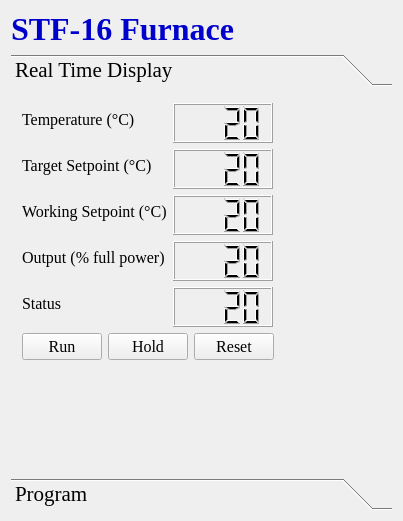
<?xml version="1.0" encoding="UTF-8"?>
<ui version="4.0">
 <class>Widget</class>
 <widget class="QWidget" name="Widget">
  <property name="geometry">
   <rect>
    <x>0</x>
    <y>0</y>
    <width>403</width>
    <height>521</height>
   </rect>
  </property>
  <property name="sizePolicy">
   <sizepolicy hsizetype="Fixed" vsizetype="Fixed">
    <horstretch>0</horstretch>
    <verstretch>0</verstretch>
   </sizepolicy>
  </property>
  <property name="windowTitle">
   <string>Widget</string>
  </property>
  <layout class="QVBoxLayout" name="verticalLayout_2">
   <item>
    <widget class="QLabel" name="label_3">
     <property name="font">
      <font>
       <family>Georgia</family>
       <pointsize>24</pointsize>
       <weight>75</weight>
       <bold>true</bold>
       <kerning>true</kerning>
      </font>
     </property>
     <property name="text">
      <string>&lt;font color=&quot;#0000CC&quot;&gt;STF-16 Furnace&lt;/font&gt;</string>
     </property>
     <property name="scaledContents">
      <bool>true</bool>
     </property>
     <property name="margin">
      <number>10</number>
     </property>
    </widget>
   </item>
   <item>
    <widget class="QToolBox" name="toolBox">
     <property name="font">
      <font>
       <family>Georgia</family>
       <pointsize>16</pointsize>
      </font>
     </property>
     <property name="currentIndex">
      <number>0</number>
     </property>
     <widget class="QWidget" name="page">
      <property name="geometry">
       <rect>
        <x>0</x>
        <y>0</y>
        <width>385</width>
        <height>361</height>
       </rect>
      </property>
      <property name="font">
       <font>
        <pointsize>12</pointsize>
       </font>
      </property>
      <attribute name="label">
       <string>Real Time Display</string>
      </attribute>
      <layout class="QVBoxLayout" name="verticalLayout_4">
       <item>
        <layout class="QHBoxLayout" name="horizontalLayout_4">
         <item>
          <layout class="QVBoxLayout" name="verticalLayout_3">
           <item>
            <layout class="QFormLayout" name="formLayout">
             <item row="0" column="0">
              <widget class="QLabel" name="label">
               <property name="text">
                <string>Temperature (°C)</string>
               </property>
              </widget>
             </item>
             <item row="0" column="1">
              <widget class="QLCDNumber" name="lcdT">
               <property name="sizePolicy">
                <sizepolicy hsizetype="Fixed" vsizetype="Minimum">
                 <horstretch>0</horstretch>
                 <verstretch>0</verstretch>
                </sizepolicy>
               </property>
               <property name="minimumSize">
                <size>
                 <width>100</width>
                 <height>40</height>
                </size>
               </property>
               <property name="smallDecimalPoint">
                <bool>false</bool>
               </property>
               <property name="digitCount">
                <number>4</number>
               </property>
               <property name="segmentStyle">
                <enum>QLCDNumber::Filled</enum>
               </property>
               <property name="intValue" stdset="0">
                <number>20</number>
               </property>
              </widget>
             </item>
             <item row="1" column="0">
              <widget class="QLabel" name="label_6">
               <property name="text">
                <string>Target Setpoint (°C)</string>
               </property>
              </widget>
             </item>
             <item row="1" column="1">
              <widget class="QLCDNumber" name="lcdTargetSetpoint">
               <property name="sizePolicy">
                <sizepolicy hsizetype="Fixed" vsizetype="Minimum">
                 <horstretch>0</horstretch>
                 <verstretch>0</verstretch>
                </sizepolicy>
               </property>
               <property name="minimumSize">
                <size>
                 <width>100</width>
                 <height>40</height>
                </size>
               </property>
               <property name="smallDecimalPoint">
                <bool>false</bool>
               </property>
               <property name="digitCount">
                <number>4</number>
               </property>
               <property name="segmentStyle">
                <enum>QLCDNumber::Filled</enum>
               </property>
               <property name="intValue" stdset="0">
                <number>20</number>
               </property>
              </widget>
             </item>
             <item row="2" column="0">
              <widget class="QLabel" name="label_8">
               <property name="text">
                <string>Working Setpoint (°C)</string>
               </property>
              </widget>
             </item>
             <item row="2" column="1">
              <widget class="QLCDNumber" name="lcdWorkingSetpoint">
               <property name="sizePolicy">
                <sizepolicy hsizetype="Fixed" vsizetype="Minimum">
                 <horstretch>0</horstretch>
                 <verstretch>0</verstretch>
                </sizepolicy>
               </property>
               <property name="minimumSize">
                <size>
                 <width>100</width>
                 <height>40</height>
                </size>
               </property>
               <property name="smallDecimalPoint">
                <bool>false</bool>
               </property>
               <property name="digitCount">
                <number>4</number>
               </property>
               <property name="segmentStyle">
                <enum>QLCDNumber::Filled</enum>
               </property>
               <property name="intValue" stdset="0">
                <number>20</number>
               </property>
              </widget>
             </item>
             <item row="3" column="0">
              <widget class="QLabel" name="label_2">
               <property name="text">
                <string>Output (% full power)</string>
               </property>
              </widget>
             </item>
             <item row="3" column="1">
              <widget class="QLCDNumber" name="lcdPower">
               <property name="sizePolicy">
                <sizepolicy hsizetype="Fixed" vsizetype="Minimum">
                 <horstretch>0</horstretch>
                 <verstretch>0</verstretch>
                </sizepolicy>
               </property>
               <property name="minimumSize">
                <size>
                 <width>100</width>
                 <height>40</height>
                </size>
               </property>
               <property name="digitCount">
                <number>4</number>
               </property>
               <property name="segmentStyle">
                <enum>QLCDNumber::Filled</enum>
               </property>
               <property name="intValue" stdset="0">
                <number>20</number>
               </property>
              </widget>
             </item>
             <item row="4" column="0">
              <widget class="QLabel" name="label_4">
               <property name="text">
                <string>Status</string>
               </property>
              </widget>
             </item>
             <item row="4" column="1">
              <widget class="QLCDNumber" name="lcdStatus">
               <property name="sizePolicy">
                <sizepolicy hsizetype="Fixed" vsizetype="Minimum">
                 <horstretch>0</horstretch>
                 <verstretch>0</verstretch>
                </sizepolicy>
               </property>
               <property name="minimumSize">
                <size>
                 <width>100</width>
                 <height>40</height>
                </size>
               </property>
               <property name="digitCount">
                <number>4</number>
               </property>
               <property name="segmentStyle">
                <enum>QLCDNumber::Filled</enum>
               </property>
               <property name="intValue" stdset="0">
                <number>20</number>
               </property>
              </widget>
             </item>
            </layout>
           </item>
           <item>
            <layout class="QHBoxLayout" name="horizontalLayout_3">
             <item>
              <widget class="QPushButton" name="btRun">
               <property name="text">
                <string>Run</string>
               </property>
              </widget>
             </item>
             <item>
              <widget class="QPushButton" name="btHold">
               <property name="text">
                <string>Hold</string>
               </property>
              </widget>
             </item>
             <item>
              <widget class="QPushButton" name="btReset">
               <property name="text">
                <string>Reset</string>
               </property>
               <property name="flat">
                <bool>false</bool>
               </property>
              </widget>
             </item>
            </layout>
           </item>
          </layout>
         </item>
         <item>
          <spacer name="horizontalSpacer_3">
           <property name="orientation">
            <enum>Qt::Horizontal</enum>
           </property>
           <property name="sizeHint" stdset="0">
            <size>
             <width>40</width>
             <height>20</height>
            </size>
           </property>
          </spacer>
         </item>
        </layout>
       </item>
       <item>
        <spacer name="verticalSpacer">
         <property name="orientation">
          <enum>Qt::Vertical</enum>
         </property>
         <property name="sizeHint" stdset="0">
          <size>
           <width>17</width>
           <height>70</height>
          </size>
         </property>
        </spacer>
       </item>
      </layout>
     </widget>
     <widget class="QWidget" name="page_2">
      <property name="geometry">
       <rect>
        <x>0</x>
        <y>0</y>
        <width>385</width>
        <height>361</height>
       </rect>
      </property>
      <attribute name="label">
       <string>Program</string>
      </attribute>
      <layout class="QVBoxLayout" name="verticalLayout">
       <item>
        <widget class="QLabel" name="label_7">
         <property name="text">
          <string>Program steps</string>
         </property>
        </widget>
       </item>
       <item>
        <layout class="QHBoxLayout" name="horizontalLayout_2">
         <item>
          <spacer name="horizontalSpacer">
           <property name="orientation">
            <enum>Qt::Horizontal</enum>
           </property>
           <property name="sizeHint" stdset="0">
            <size>
             <width>18</width>
             <height>20</height>
            </size>
           </property>
          </spacer>
         </item>
         <item>
          <widget class="QTableWidget" name="tblProgram">
           <property name="sizePolicy">
            <sizepolicy hsizetype="Fixed" vsizetype="Fixed">
             <horstretch>0</horstretch>
             <verstretch>0</verstretch>
            </sizepolicy>
           </property>
           <property name="minimumSize">
            <size>
             <width>317</width>
             <height>267</height>
            </size>
           </property>
           <property name="verticalScrollBarPolicy">
            <enum>Qt::ScrollBarAlwaysOff</enum>
           </property>
           <property name="horizontalScrollBarPolicy">
            <enum>Qt::ScrollBarAlwaysOff</enum>
           </property>
           <property name="alternatingRowColors">
            <bool>true</bool>
           </property>
           <property name="wordWrap">
            <bool>false</bool>
           </property>
           <property name="rowCount">
            <number>8</number>
           </property>
           <property name="columnCount">
            <number>6</number>
           </property>
           <row/>
           <row/>
           <row/>
           <row/>
           <row/>
           <row/>
           <row/>
           <row/>
           <column>
            <property name="text">
             <string>Dwell time</string>
            </property>
           </column>
           <column>
            <property name="text">
             <string>Setpoint</string>
            </property>
           </column>
           <column>
            <property name="text">
             <string>Ramp</string>
            </property>
           </column>
           <column/>
           <column/>
           <column/>
          </widget>
         </item>
         <item>
          <spacer name="horizontalSpacer_2">
           <property name="orientation">
            <enum>Qt::Horizontal</enum>
           </property>
           <property name="sizeHint" stdset="0">
            <size>
             <width>18</width>
             <height>20</height>
            </size>
           </property>
          </spacer>
         </item>
        </layout>
       </item>
       <item>
        <layout class="QHBoxLayout" name="horizontalLayout">
         <item>
          <widget class="QPushButton" name="btZeroout">
           <property name="font">
            <font>
             <pointsize>12</pointsize>
            </font>
           </property>
           <property name="toolTip">
            <string>Zero out all entries</string>
           </property>
           <property name="text">
            <string>Zero out</string>
           </property>
          </widget>
         </item>
         <item>
          <widget class="QPushButton" name="btDownload">
           <property name="font">
            <font>
             <pointsize>12</pointsize>
            </font>
           </property>
           <property name="toolTip">
            <string>Download program to controller</string>
           </property>
           <property name="text">
            <string>Download</string>
           </property>
          </widget>
         </item>
         <item>
          <widget class="QPushButton" name="btUpload">
           <property name="font">
            <font>
             <pointsize>12</pointsize>
            </font>
           </property>
           <property name="toolTip">
            <string>Upload program from controller</string>
           </property>
           <property name="text">
            <string>Upload</string>
           </property>
          </widget>
         </item>
        </layout>
       </item>
      </layout>
     </widget>
    </widget>
   </item>
  </layout>
 </widget>
 <layoutdefault spacing="6" margin="11"/>
 <resources/>
 <connections/>
</ui>
